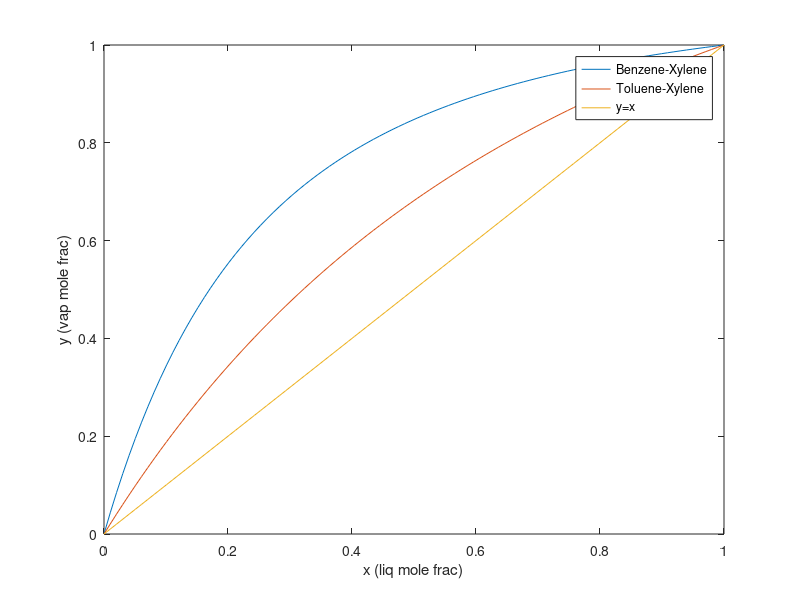

This chart was generated by the following MATLAB code: (Note: this script raises an error after producing the figure.)
clc
clear all

%% Constants:

% Antoine Constants [B T X]
A = [6.905 6.954 6.99];
B = [1211.03 1344.8 1453.43];
C = [220.79 219.48 215.31];
P_tot = 1.1*750.061; %pressure total
F = 100; % kmol/hr feed flow rate
zf = [1,1,1]/3; % initial feed composition
lhv_bz = 33900; % kJ/kmol
lhv_tl = 35000; % kJ/kmol
rho_L = 786.3; % kg/m³
rho_V = 2.577; % kg/m³
% 1 = benzene; 2 = toluene; 3 = xylene;

%% Relative volatility cal

% Benzene & Xylene 
x_grid = linspace(0,1,100);
for i = 1:length(x_grid)
    fun1 = @(T) (P_tot-x_grid(i)*10^(A(1)-B(1)/(C(1)+T))-(1-x_grid(i))*10^(A(3)-B(3)/(C(3)+T)));
    T_bx(i) = fzero(fun1,30);
    y_bx(i) = x_grid(i)*10^(A(1)-B(1)/(C(1)+T_bx(i)))/P_tot;
end

% Least square curve fit 
fun3 = @(alpha,x) (alpha.*x./(alpha.*x+(1-x))); 
alpha(1) = lsqcurvefit(fun3,1,x_grid,y_bx);

% Toluene & Xylene
for i = 1:length(x_grid)
    fun2 = @(T) (P_tot-x_grid(i)*10^(A(2)-B(2)/(C(2)+T))-(1-x_grid(i))*10^(A(3)-B(3)/(C(3)+T)));
    T_tx(i) = fzero(fun2,30);
    y_tx(i) = x_grid(i)*10^(A(2)-B(2)/(C(2)+T_tx(i)))/P_tot;
end

alpha(2) = lsqcurvefit(fun3,1,x_grid,y_tx);
alpha(3) = 1;
global a
a = alpha;

plot(x_grid,y_bx,x_grid,y_tx,x_grid,x_grid)
legend('Benzene-Xylene','Toluene-Xylene','y=x',Location='southeast');
xlabel('x (liq mole frac)'); ylabel('y (vap mole frac)');
axis([0 1 0 1])

%% Feasibility limit

a = alpha;  
x_d1_grid = 1:-0.01:zf(1);
y2_sol = zeros(length(x_d1_grid),1);
tol = 1e-1;

for i = 2:length(x_d1_grid)
    f = @(y2) str_locus(a,zf,x_d1_grid(i),y2);
    y2_guess = 1-abs(x_d1_grid);
    for j = 1:length(y2_guess)
        sol_return(j) = fzero(f,y2_guess(j));
        k = abs(sol_return(j)-y2_sol(i-1));
        if(k<tol)
            y2_sol(i) = sol_return(j);
        break
        end
    end
end

y2_sol=y2_sol';

% Maximum impurity
x_d1 = 0.99;
[~, idx] = min(abs(x_d1_grid - x_d1));
feasibility_limit = y2_sol(idx);

% Rmin of heavy key
x_d2_grid = linspace(1e-8,feasibility_limit,51);
x_d3_grid = 1-x_d2_grid-x_d1;
x_b1 = 0.01;
k1 = (zf(1)-x_b1)/(x_d1-zf(1)); % lever rule

%B = bottom flow; D = distillate flow;
B = F/(k1+1);
D = k1*B;
R_min = zeros(1, length(x_d2_grid));  

for j = 1:length(x_d2_grid)
    xD = [x_d1, x_d2_grid(j), x_d3_grid(j)];
    xB = [x_b1, zf(2) - k1 * (xD(2) - zf(2)), zf(3) - k1 * (xD(3) - zf(3))];
    b = linspace(0.95, 0.01, length(x_d2_grid));
    area = zeros(length(b),1);
    xpr_guess = [0, 1];
    xps_guess = [1, 0];

    for p = 1:length(b)
        r = b(p) / (1 - b(p));
        s = (r + 1) * k1;
        xD_trim = xD(1:2);
        xB_trim = xB(1:2);
        a_trim = a(1:2);
        f = @(x) rctf_sadle(xD_trim, r, a_trim, x);
        f2 = @(x) str_node(xB_trim, s, a_trim, x);
        xp_r = fsolve(f, xpr_guess);
        xp_s = fsolve(f2, xps_guess);
        xpr_guess = xp_r;
        xps_guess = xp_s;
        e1 = (zf(1:2) - xp_r)';
        e2 = (xp_s - xp_r)';
        area(p) = det([e1 e2]);
    end

    idx = find(area < 0, 1);
  
    disp(['Iteration j = ', num2str(j)]);
    disp(['Index found: ', num2str(idx)]);
    
    if ~isempty(idx)
        b_req = b(idx);
        R_min(j) = b_req / (1 - b_req);
    end
end

%disp('Final R_min values:');
%disp(R_min);
R_operation = 1.25 .* R_min;

for j = 1:length(R_operation)
    R = R_operation(j);
    N = 50;
    xD = [x_d1, x_d2_grid(j), x_d3_grid(j)];
    xB = [x_b1, zf(2) - k1 * (xD(2) - zf(2)), zf(3) - k1 * (xD(3) - zf(3))];
    xa_d = xD(1);
    xa_b = xB(1);
    k1_val = (zf(1) - xa_b) / (xa_d - zf(1)); % Use scalar for k1 calculation

    B = F / (k1_val + 1);
    D = k1_val * B;

    V = (R + 1) * D;
    L_rectifying = R * D;
    S = V / B;
    L_stripping = (S + 1) * B;
    
    yr = zeros(N+1, 3);
    xr = zeros(N, 3);
    xs = zeros(N+1, 3);
    ys = zeros(N, 3);
    yr(1, :) = xD;

    for i = 1:N
        xr(i, :) = yr(i, :) ./ a / sum(yr(i, :) ./ a);
        yr(i+1, :) = (R / (R+1)) * xr(i, :) + xD / (R+1);
    end
    
    xs(1, :) = xB;
    for i = 1:N
        ys(i, :) = xs(i, :) .* a / sum(xs(i, :) .* a);
        xs(i+1, :) = (S / (S+1)) * ys(i, :) + xB / (S+1);
    end 
    
    tol = 1e-4;
    idx = 0; 
    
    for j = 1:N
        diff = (xr(j,1) - zf(1));
        if diff < 0
           idx = j;
           break
        end
        idx = j + 1;
    end
    idx_s = 0; 
    
    for j = 1:N
        diff = -(xs(j,1) - zf(1));
        if diff < 0
           idx_s = j;
           break
        end
        idx_s = j + 1;
    end

    N_rctf(j) = idx;
    N_str(j) = idx_s;
    N_total(j) = N_str(j) + N_rctf(j);
end

[~, idx_opt] = min(N_total);
xD2_opt = x_d2_grid(idx_opt);  
R_opt = R_min(idx_opt);
N_total